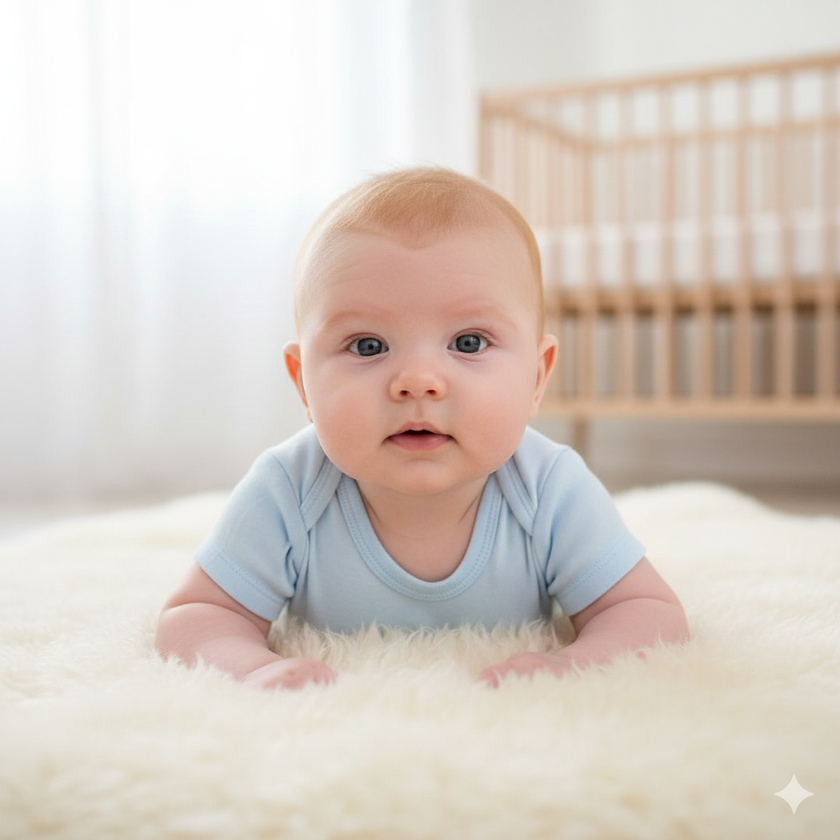
#> input picture data/baby4.png, 840 x 840 px, shrunk from 1024 x 1024 before the run
$ python -i controlnet_preprocessors.py   (imports and definitions only)
#> lines starting #> are read from the running program, lines starting #| are printed output that depends on the picture; after the words box and inside, x2 and y2 are one past the last pixel; in counts of white or black regions, pixels touching at a corner belong together
import cv2
import numpy as np
from PIL import Image


class CannyPreprocessor:
    def __init__(self, low_threshold: int = 100, high_threshold: int = 200):
        self.low_threshold = low_threshold
        self.high_threshold = high_threshold

    def __call__(self, image: Image.Image) -> Image.Image:
        image_np = np.array(image)

        gray = cv2.cvtColor(image_np, cv2.COLOR_RGB2GRAY)
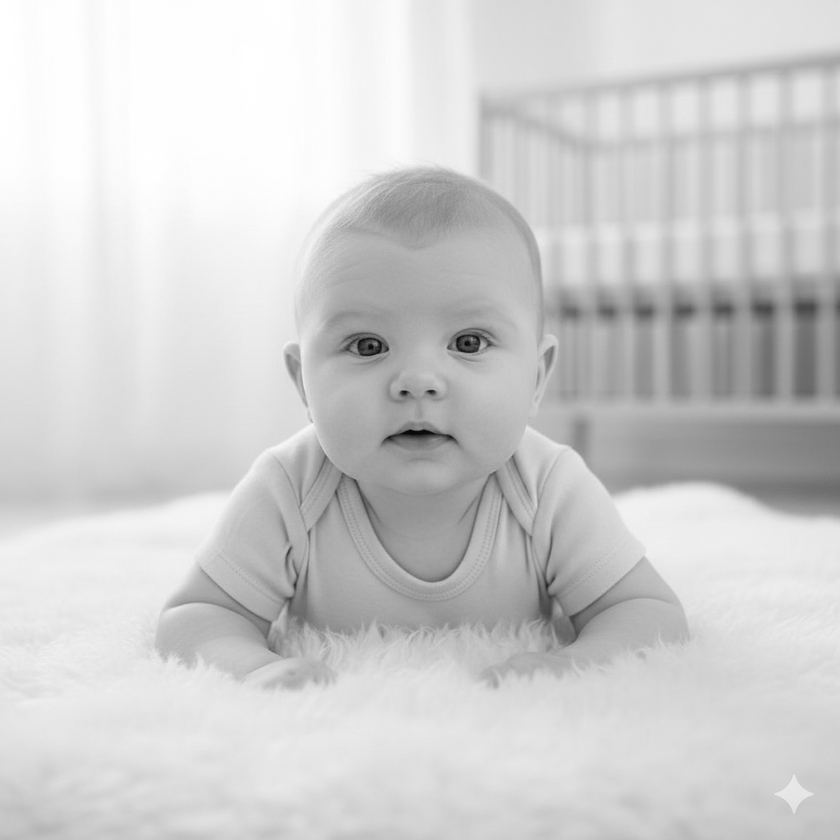
#> gray: shape (840, 840); min 5, max 255, mean 206.9
        edges = cv2.Canny(gray, self.low_threshold, self.high_threshold)
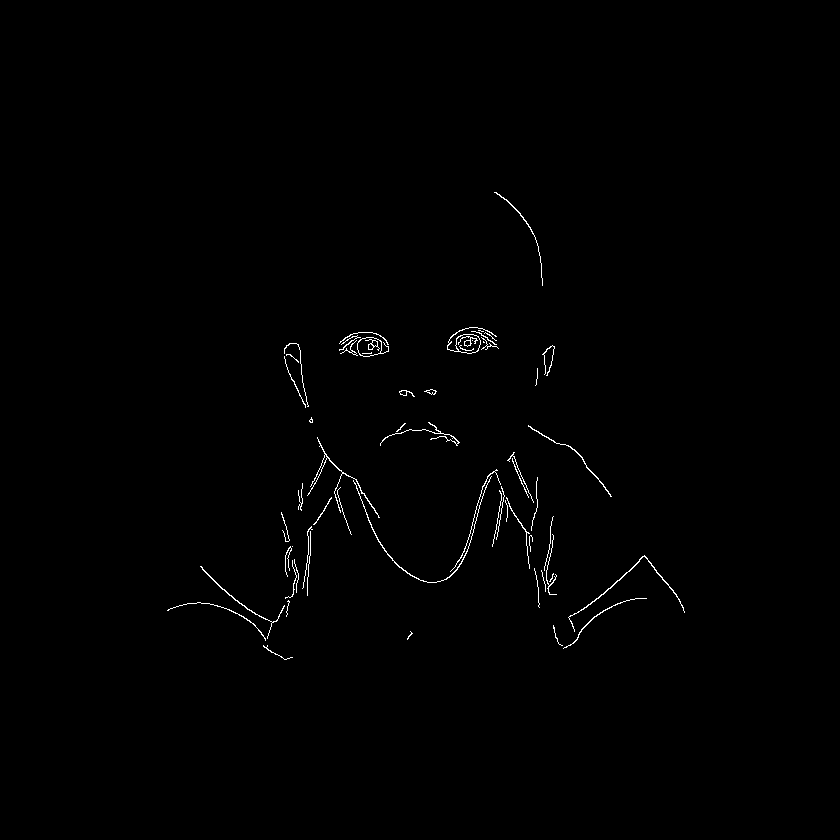
#> edges: shape (840, 840); 0.57% white in thin lines or dots, all inside (x1, y1, x2, y2) = (167, 192, 685, 660)
        edges_rgb = cv2.cvtColor(edges, cv2.COLOR_GRAY2RGB)
        return Image.fromarray(edges_rgb)


class OpenPosePreprocessor:
    def __init__(self):
        self.processor = None
        from controlnet_aux import OpenposeDetector
        self.processor = OpenposeDetector.from_pretrained('lllyasviel/ControlNet')

    def __call__(self, image: Image.Image) -> Image.Image:
        if self.processor is None:
            return image

        return self.processor(image)

>>> import cv2
>>> picture = cv2.cvtColor(cv2.imread('../../../data/baby4.png'), cv2.COLOR_BGR2RGB)
>>> result = CannyPreprocessor()(picture)

$ run again, on data/baby5.png
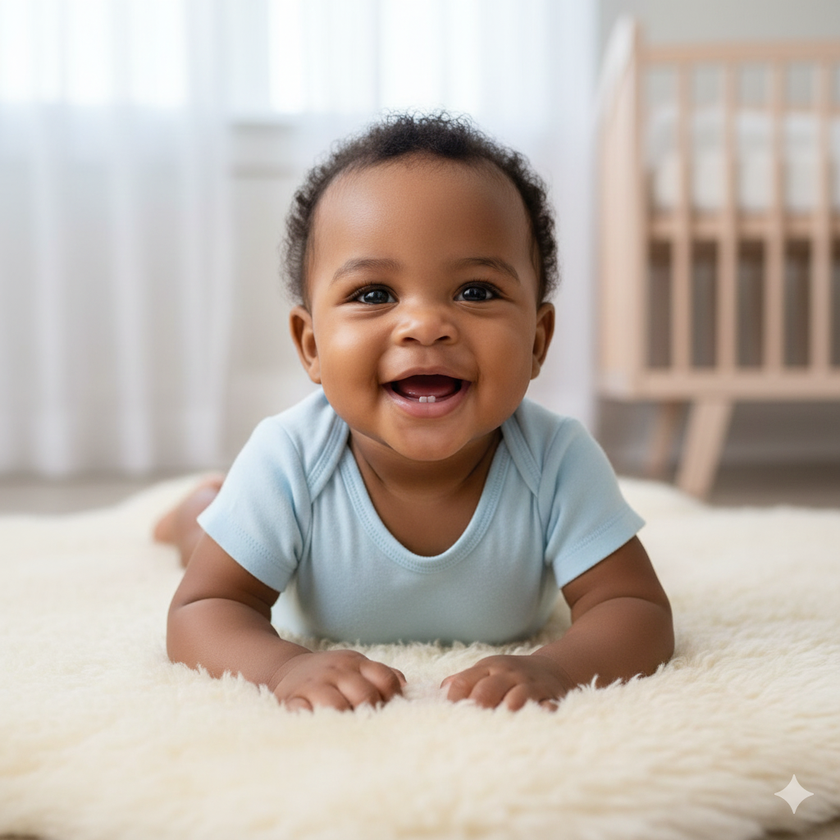
#> input picture data/baby5.png, 840 x 840 px, shrunk from 1024 x 1024 before the run
#> in __call__, `gray = cv2.cvtColor(image_np, cv2.COLOR_RGB2GRAY)`:
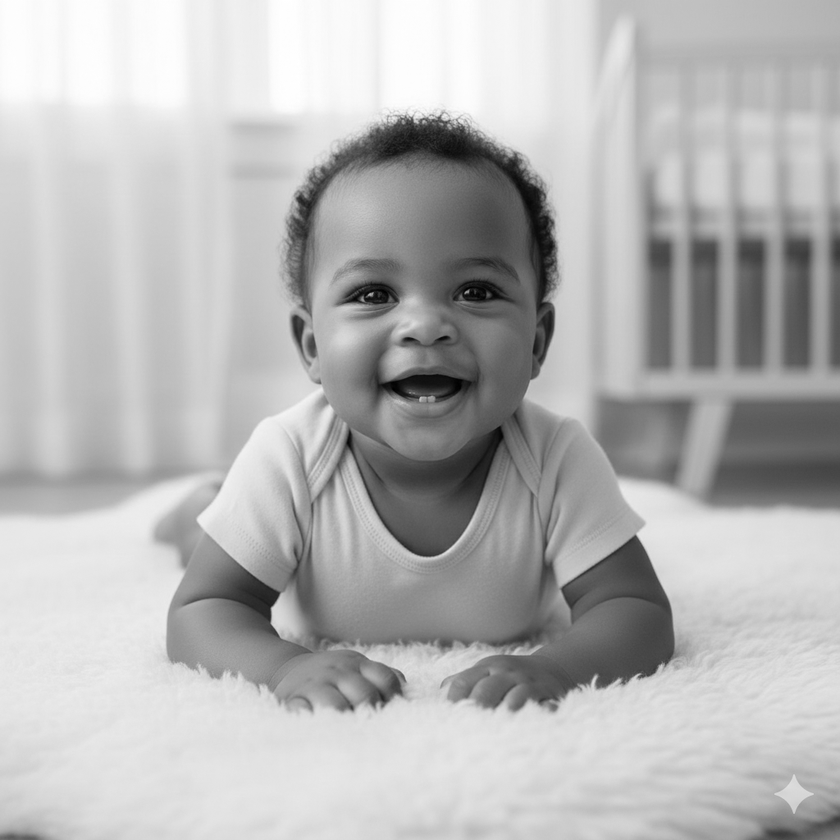
#> gray: shape (840, 840); min 0, max 255, mean 181.3
#> in __call__, `edges = cv2.Canny(gray, self.low_threshold, self.high_threshold)`:
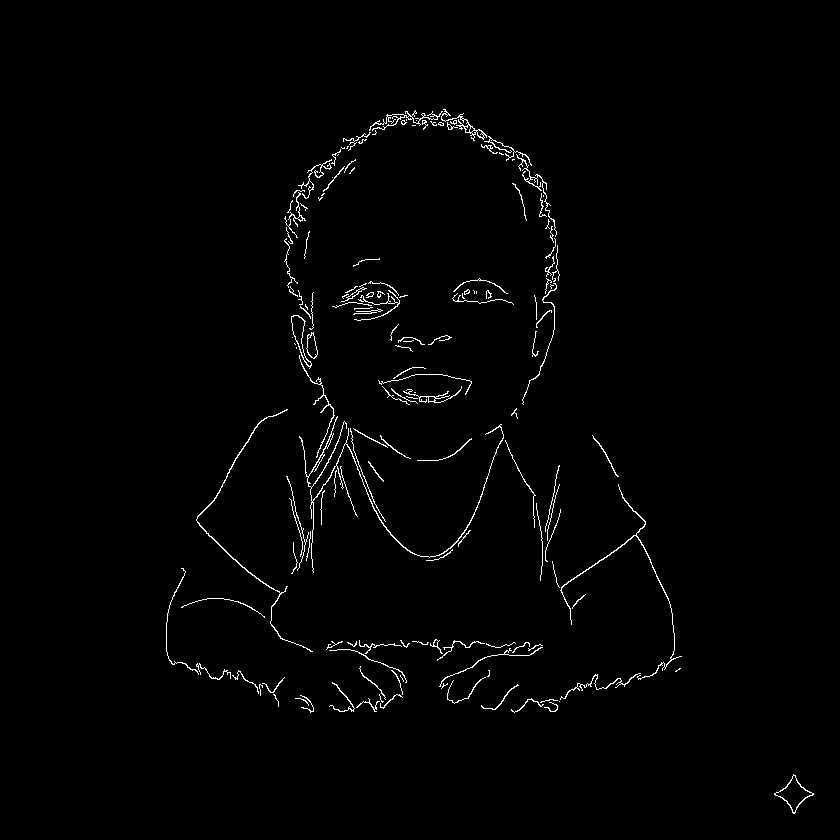
#> edges: shape (840, 840); 1.3% white in thin lines or dots, all inside (x1, y1, x2, y2) = (166, 109, 814, 814)
